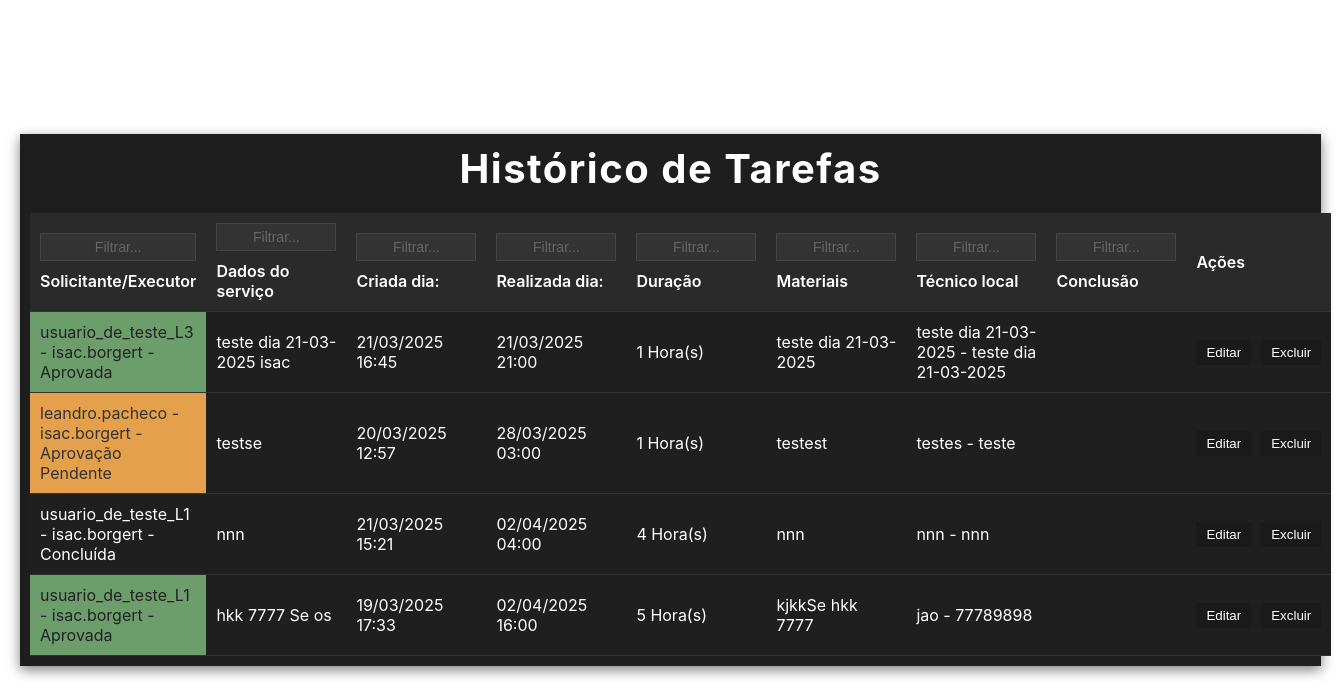
Screenshot of /tarefas_historico.php (signed in) with the database file from the repository.
### tables this page shows
CREATE TABLE `agenda` (
  `id` int NOT NULL AUTO_INCREMENT,
  `id_usuario_cliente` int NOT NULL,
  `id_usuario_tecnico` int NOT NULL,
  `dados` text NOT NULL,
  `data_criacao` timestamp NULL DEFAULT CURRENT_TIMESTAMP,
  `data_agenda` datetime NOT NULL,
  `materiais_necessarios` text NOT NULL,
  `responsavel_local` varchar(255) NOT NULL,
  `fone_responsavel_local` varchar(20) NOT NULL,
  `horas_execucao` int DEFAULT '1',
  `aprovada` varchar(255) DEFAULT 'Aprovação Pendente',
  `conclusao` varchar(255) DEFAULT NULL,
  PRIMARY KEY (`id`),
  KEY `id_usuario_cliente` (`id_usuario_cliente`),
  KEY `id_usuario_tecnico` (`id_usuario_tecnico`),
  CONSTRAINT `agenda_ibfk_1` FOREIGN KEY (`id_usuario_cliente`) REFERENCES `usuarios` (`id`),
  CONSTRAINT `agenda_ibfk_2` FOREIGN KEY (`id_usuario_tecnico`) REFERENCES `usuarios` (`id`)
);

CREATE TABLE `usuarios` (
  `id` int NOT NULL AUTO_INCREMENT,
  `username` varchar(255) NOT NULL,
  `senha` varchar(255) NOT NULL,
  `nivel_permissao` int NOT NULL,
  `data_criacao` timestamp NULL DEFAULT CURRENT_TIMESTAMP,
  `status` tinyint(1) DEFAULT '1',
  `ultimo_login` datetime DEFAULT NULL,
  `idioma` varchar(10) DEFAULT 'portugues',
  `nome_empresa` varchar(255) DEFAULT NULL,
  `email` varchar(255) DEFAULT NULL,
  PRIMARY KEY (`id`),
  UNIQUE KEY `username` (`username`)
);

### banco_e_functions_gerais.php (called while the page is built, shortened)
<?php
$usuario_id = $_SESSION['id_usuario'] ?? null;
?>

### tarefas_historico.php (the view, shortened to what this page needs)
<?php
include 'banco_e_functions_gerais.php';
$query = "
    SELECT a.*, u.username AS cliente_username, t.username AS tecnico_username
    FROM agenda a
    LEFT JOIN usuarios t ON a.id_usuario_tecnico = t.id
    LEFT JOIN usuarios u ON a.id_usuario_cliente = u.id
    WHERE a.id_usuario_tecnico = $usuario_id
    AND (a.data_agenda < CURDATE() or a.aprovada = 'Concluída')
    ORDER BY a.data_agenda
";
$result = mysqli_query($conn, $query);
?>
<!DOCTYPE html>
<html lang="pt-br">
<head>
    <link rel="stylesheet" href="css_fontes/para_listagem_de_agendas.css?<?php echo time(); ?>">
</head>
<body>
    <div class="container">
        <h1>Histórico de Tarefas</h1>
        <?php if ($result && mysqli_num_rows($result) > 0): ?>
            <table class="agenda-table">
                <thead>
                    <tr>
                    <th>
                            <input type="text" placeholder="Filtrar..." onkeyup="filtrarTabela(0)">
                            Solicitante/Executor
                        </th>
                        <th class="tooltip">
                            <input type="text" placeholder="Filtrar..." onkeyup="filtrarTabela(1)">
                            Dados do serviço
                        </th>
                        <th>
                            <input type="text" placeholder="Filtrar..." onkeyup="filtrarTabela(2)">
                            Criada dia:
                        </th>
                        <th class="tooltip">
                            <input type="text" placeholder="Filtrar..." onkeyup="filtrarTabela(3)">
                            Realizada dia:
                        </th>
                        <th class="tooltip">
                            <input type="text" placeholder="Filtrar..." onkeyup="filtrarTabela(4)">
                            Duração
                        </th>
                        <th class="tooltip">
                            <input type="text" placeholder="Filtrar..." onkeyup="filtrarTabela(5)">
                            Materiais
                        </th>
                        <th class="tooltip">
                            <input type="text" placeholder="Filtrar..." onkeyup="filtrarTabela(6)">
                            Técnico local
                        </th>
                        <th class="tooltip">
                            <input type="text" placeholder="Filtrar..." onkeyup="filtrarTabela(7)">
                            Conclusão
                        </th>
                        <th>
                            Ações
                        </th>
                    </tr>
                </thead>
                <tbody>
                    <?php while ($row = mysqli_fetch_assoc($result)): ?>
                        <tr>
                        <?php
                            $data_criacao = new DateTime($row['data_criacao']);
                            $data_criacao = $data_criacao->format('d/m/Y H:i');
                            $data_agenda = new DateTime($row['data_agenda']);
                            $data_agenda = $data_agenda->format('d/m/Y H:i');
                        ?>
                            <td><?php echo htmlspecialchars($row['cliente_username']).' - '.$row['tecnico_username'].' - '.$row['aprovada']; ?></td>
                            <td><?php echo htmlspecialchars($row['dados']); ?></td>
                            <td><?php echo htmlspecialchars($data_criacao); ?></td>
                            <td><?php echo htmlspecialchars($data_agenda); ?></td>
                            <td><?php echo htmlspecialchars($row['horas_execucao']); ?> Hora(s)</td>
                            <td><?php echo htmlspecialchars($row['materiais_necessarios']); ?></td>
                            <td><?php echo htmlspecialchars($row['responsavel_local']).' - '.$row['fone_responsavel_local']; ?></td>
                            <td><?php echo htmlspecialchars($row['conclusao']); ?></td>
                            <td>
                                <div class="acoes-agenda" data-id="<?php echo $row['id']; ?>">
                                    <button class="btn-editar">Editar</button>
                                    <button class="btn-excluir">Excluir</button>
                                </div>
                            </td>
                        </tr>
                    <?php endwhile; ?>
                </tbody>
            </table>
        <?php else: ?>
            <p class="no-agendas">Você não tem nenhuma agenda registrada.</p>
        <?php endif; ?>
    </div>
</body>
</html>

### rows the page displays
agenda: id_usuario_cliente.username "usuario_de_teste_L3", id_usuario_tecnico.username "isac.borgert", aprovada "Aprovada", dados "teste dia 21-03-2025 isac", data_criacao "21/03/2025 16:45", data_agenda "21/03/2025 21:00", horas_execucao "1", materiais_necessarios "teste dia 21-03-2025", responsavel_local "teste dia 21-03-2025", fone_responsavel_local "teste dia 21-03-2025"
agenda: id_usuario_cliente.username "leandro.pacheco", id_usuario_tecnico.username "isac.borgert", aprovada "Aprovação Pendente", dados "testse", data_criacao "20/03/2025 12:57", data_agenda "28/03/2025 03:00", horas_execucao "1", materiais_necessarios "testest", responsavel_local "testes", fone_responsavel_local "teste"
agenda: id_usuario_cliente.username "usuario_de_teste_L1", id_usuario_tecnico.username "isac.borgert", aprovada "Concluída", dados "nnn", data_criacao "21/03/2025 15:21", data_agenda "02/04/2025 04:00", horas_execucao "4", materiais_necessarios "nnn", responsavel_local "nnn", fone_responsavel_local "nnn"
agenda: id_usuario_cliente.username "usuario_de_teste_L1", id_usuario_tecnico.username "isac.borgert", aprovada "Aprovada", dados "hkk 7777 Se os", data_criacao "19/03/2025 17:33", data_agenda "02/04/2025 16:00", horas_execucao "5", materiais_necessarios "kjkkSe hkk 7777", responsavel_local "jao", fone_responsavel_local "77789898"
